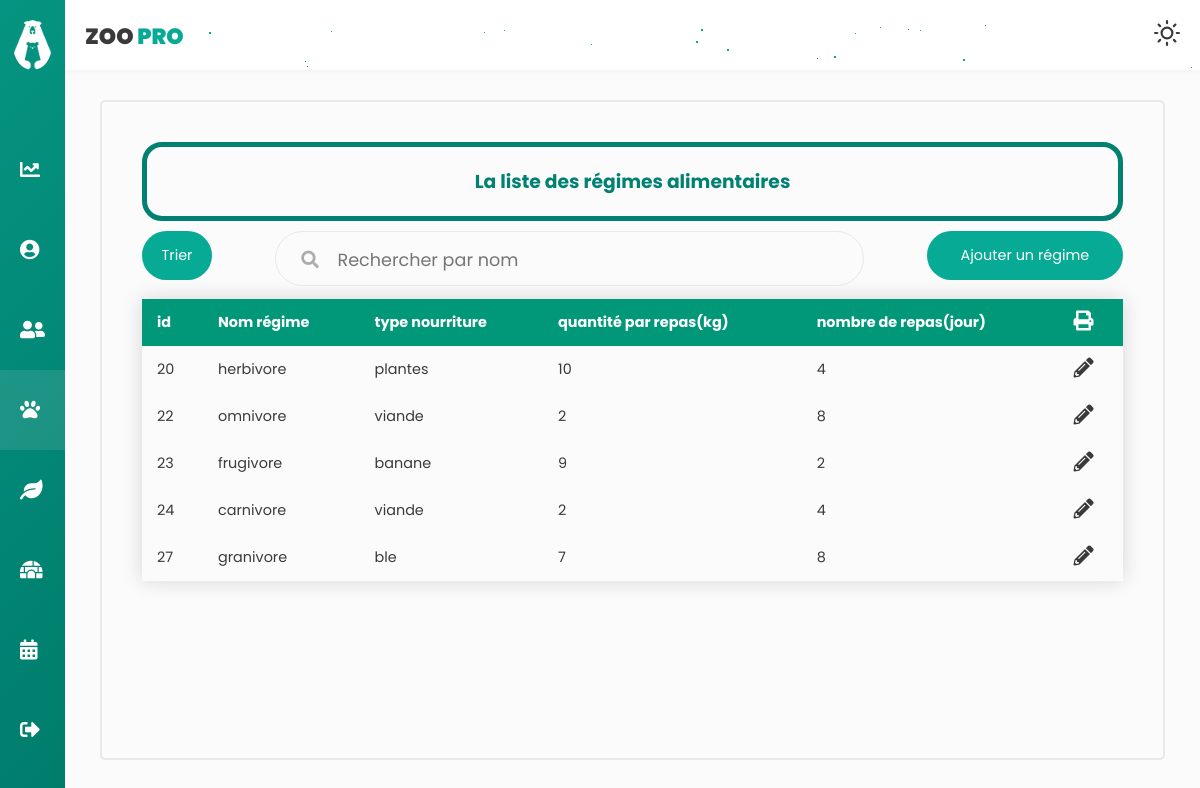
Page /regimeC/afficherList (signed in) on the earlier database version.
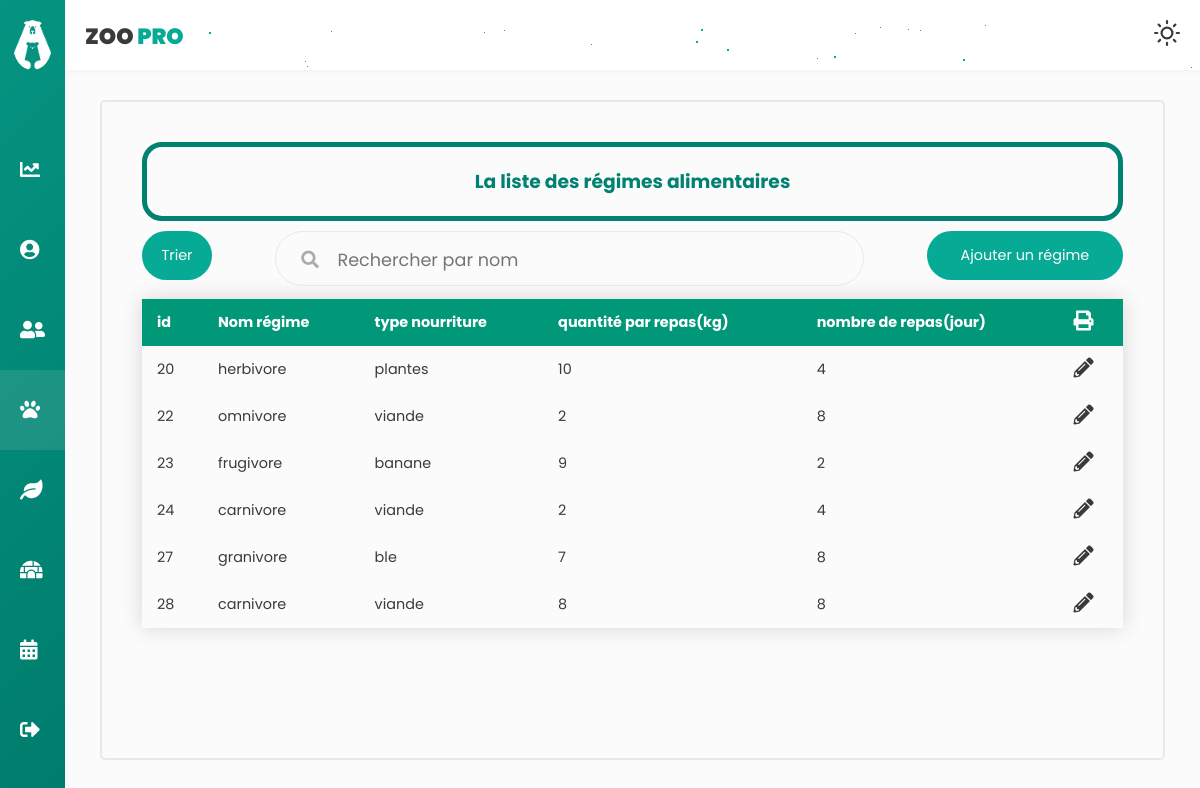
Same page on the later database version.
### tables this page shows
CREATE TABLE `regimealimentaire` (
  `id` int(10) NOT NULL,
  `nom_regime` varchar(30) NOT NULL,
  `type_nourriture` varchar(30) NOT NULL,
  `quantite_par_repas` float NOT NULL,
  `nombre_de_repas` int(10) NOT NULL
);

### app/libraries/Core.php (called while the page is built, shortened)
<?php
  class Core {
    protected $currentMethod = 'index';
    public function __construct(){
      $url = $this->getUrl();
      if(isset($url[0])){
      if(file_exists('../app/controllers/' . ucwords($url[0]). '.php')){
        unset($url[0]);
      }
    }
      $this->currentController = new $this->currentController;
      if(isset($url[1])){
        if(method_exists($this->currentController, $url[1])){
          $this->currentMethod = $url[1];
          unset($url[1]);
        }
      }
      $this->params = $url ? array_values($url) : [];
      call_user_func_array([$this->currentController, $this->currentMethod], $this->params);
    }
    public function getUrl(){
      if(isset($_GET['url'])){
        $url = rtrim($_GET['url'], '/');
        $url = filter_var($url, FILTER_SANITIZE_URL);
        $url = explode('/', $url);
        return $url;
      }
    }
  }

### app/require.php (called while the page is built, shortened)
<?php
    require_once 'libraries/Core.php';
    require_once 'libraries/Controller.php';
    require_once 'libraries/Database.php';
    $init = new Core();

### public/index.php (called while the page is built)
<?php
    require_once '../app/require.php';

### app/libraries/Database.php (called while the page is built, shortened)
<?php
    class Database {
        private $dbHost = DB_HOST;
        private $dbUser = DB_USER;
        private $dbPass = DB_PASS;
        private $dbName = DB_NAME;
        private $statement;
        private $dbHandler;
        public function __construct() {
            $conn = 'mysql:host=' . $this->dbHost . ';dbname=' . $this->dbName;
            $options = array(
                PDO::ATTR_PERSISTENT => true,
                PDO::ATTR_ERRMODE => PDO::ERRMODE_EXCEPTION
            );
            try {
                $this->dbHandler = new PDO($conn, $this->dbUser, $this->dbPass, $options);
            } catch (PDOException $e) {
                $this->error = $e->getMessage();
                echo $this->error;
            }
        }
        public function query($sql) {
            $this->statement = $this->dbHandler->prepare($sql);
        }
        public function execute() {
            return $this->statement->execute();
        }
        public function resultSet() {
            $this->execute();
            return $this->statement->fetchAll();
        }
    }

### app/models/regimeM.php (called while the page is built, shortened)
<?php
class regimeM
{
    private $db;
    public function __construct()
    {
        $this->db = new Database;
    }
    public function afficherRegime(){
        $this->db->query('SELECT * FROM regimealimentaire ');
        return $this->db->resultSet();
    }
    public function getHerbivore()
    {
        $this->db->query('SELECT COUNT(*) FROM `regimealimentaire` WHERE nom_regime="herbivore"');
        return $this->db->resultSet();
    }
    public function getCarnivore()
    {
        $this->db->query('SELECT COUNT(*) FROM `regimealimentaire` WHERE nom_regime="carnivore"');
        return $this->db->resultSet();
    }
    public function getGranivore()
    {
        $this->db->query('SELECT COUNT(*) FROM `regimealimentaire` WHERE nom_regime="granivore"');
        return $this->db->resultSet();
    }
    public function getOmnivore()
    {
        $this->db->query('SELECT COUNT(*) FROM `regimealimentaire` WHERE nom_regime="omnivore"');
        return $this->db->resultSet();
    }
    public function getFrugivore()
    {
        $this->db->query('SELECT COUNT(*) FROM `regimealimentaire` WHERE nom_regime="frugivore"');
        return $this->db->resultSet();
    }
}

### app/controllers/regimeC.php (the view, shortened to what this page needs)
<?php
class regimeC extends Controller
{
    public function __construct()
    {
        $this->regimeModel = $this->model('regimeM');
    }
    public function afficherList($error = '')
    {
        $tab = $this->regimeModel->afficherRegime();
        $data = [
            'tab' => '',
            'errorAffiche' => '',
            'herbivore' => '',
            'omnivore' => '',
            'frugivore' => '',
            'carnivore' => '',
            'granivore' => ''
        ];
        foreach ($tab as $key => $value) {
            $data['tab'] .= '<tr class="tblRows" data=' . $value[0] . "-" . $value[1] . "-" . $value[2] . "-" . $value[3] . "-" . $value[4] . '>
            <td >' . $value[0] . '</td>
            <td data-label="Nom">' . $value[1] . '</td>
            <td>' . $value[2] . '</td>
            <td>' . $value[3] . '</td>
            <td>' . $value[4] . '</td>
            <td> <i class="fas fa-pencil-alt updateButton" onclick="openFormModifier()">
        </tr>';
        }
    }
}

Differences in the rows shown:
added regimealimentaire: id "28", nom_regime "carnivore", type_nourriture "viande", quantite_par_repas "8", nombre_de_repas "8"
